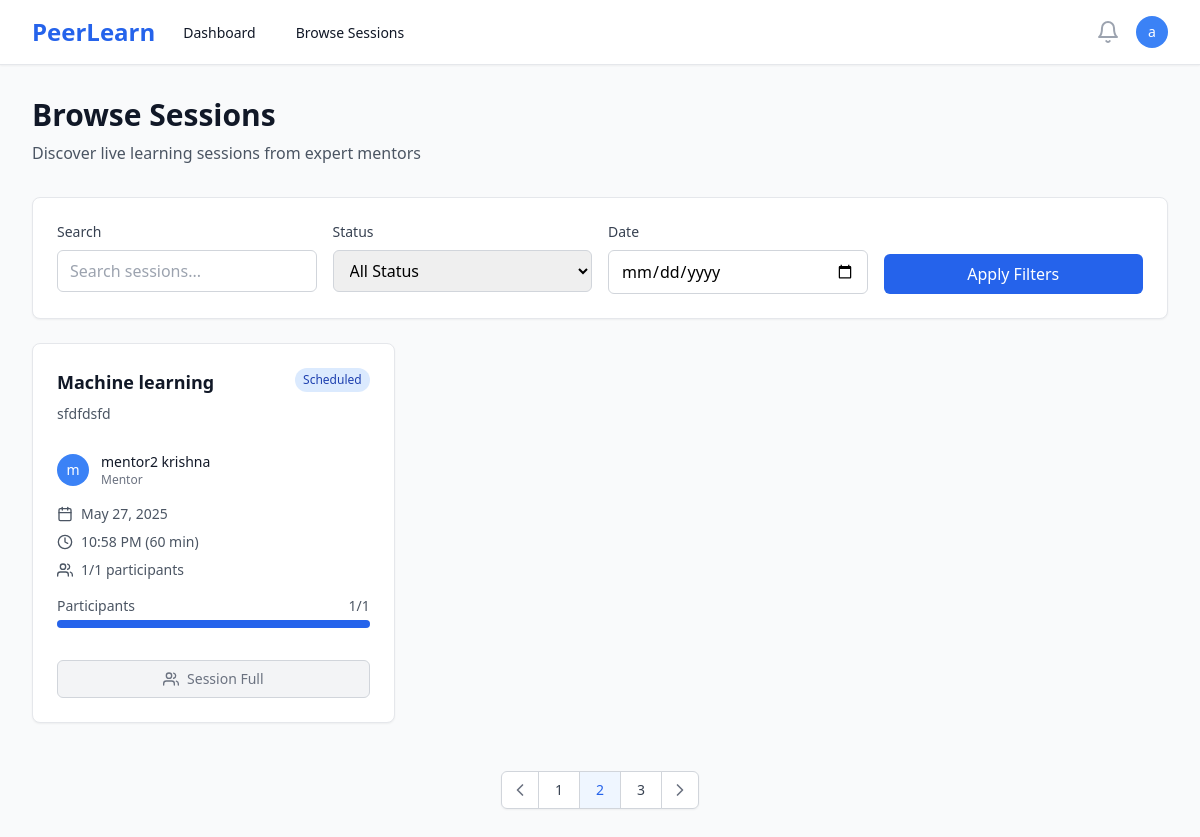
The app's page /sessions/ (signed in), older data.
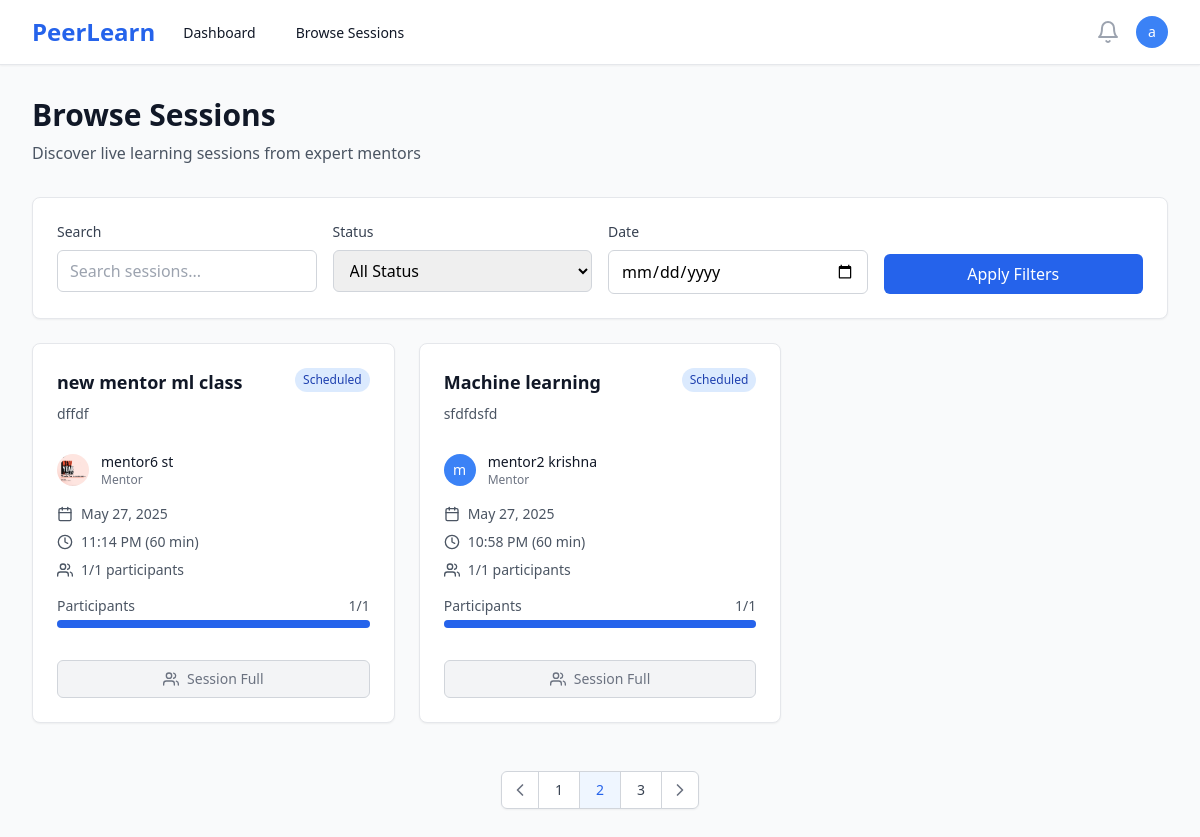
The same page, newer data.
### users/models.py (models this page shows, shortened)
class User(AbstractUser):
    ROLE_CHOICES = [
        ('mentor', 'Mentor'),
        ('learner', 'Learner'),
    ]
    id = models.UUIDField(primary_key=True, default=uuid.uuid4, editable=False)
    role = models.CharField(max_length=10, choices=ROLE_CHOICES, default='learner')
    bio = models.TextField(blank=True, null=True)
    skills = models.CharField(max_length=500, blank=True, help_text="Comma-separated skills for recommendation matching")
    interests = models.CharField(max_length=500, blank=True, help_text="Learning interests for AI recommendations")
    domain = models.CharField(max_length=100, blank=True, help_text="Learning domain/field")
    expertise = models.CharField(max_length=100, blank=True, help_text="Primary domain/area of expertise")
    career_goals = models.TextField(blank=True, help_text="Career aspirations for AI guidance")
    profile_image = models.ImageField(upload_to='profiles/', blank=True, null=True)
    created_at = models.DateTimeField(auto_now_add=True)
    updated_at = models.DateTimeField(auto_now=True)
    @property
    def is_mentor(self):
        return self.role == 'mentor'

### sessions/models.py (models this page shows, shortened)
class Session(models.Model):
    STATUS_CHOICES = [
        ('draft', 'Draft'),
        ('scheduled', 'Scheduled'),
        ('live', 'Live'),
        ('completed', 'Completed'),
        ('cancelled', 'Cancelled'),
    ]
    CATEGORY_CHOICES = [
        ('programming', 'Programming & Development'),
        ('data-science', 'Data Science & Analytics'),
        ('web-development', 'Web Development'),
        ('mobile-development', 'Mobile Development'),
        ('ai-ml', 'AI & Machine Learning'),
        ('design', 'UI/UX Design'),
        ('business', 'Business & Marketing'),
        ('language', 'Language Learning'),
        ('music', 'Music & Arts'),
        ('fitness', 'Health & Fitness'),
        ('other', 'Other'),
    ]
    id = models.UUIDField(primary_key=True, default=uuid.uuid4, editable=False)
    mentor = models.ForeignKey(User, on_delete=models.CASCADE, related_name='mentor_sessions')
    title = models.CharField(max_length=200)
    description = models.TextField()
    thumbnail = models.ImageField(upload_to='session_thumbnails/', blank=True, null=True, help_text="Session cover image")
    category = models.CharField(max_length=50, choices=CATEGORY_CHOICES, blank=True, help_text="Session category for recommendations")
    skills = models.TextField(blank=True, help_text="Comma-separated skills for ML matching")
    price = models.DecimalField(max_digits=8, decimal_places=2, null=True, blank=True, help_text="Price in INR, null for free sessions")
    schedule = models.DateTimeField()
    duration = models.IntegerField(help_text="Duration in minutes")
    max_participants = models.IntegerField(default=10)
    status = models.CharField(max_length=20, choices=STATUS_CHOICES, default='draft')
    created_at = models.DateTimeField(auto_now_add=True)
    updated_at = models.DateTimeField(auto_now=True)
    class Meta:
        ordering = ['-schedule']
    @property
    def current_participants(self):
        return self.bookings.filter(status='confirmed').count()
    @property
    def is_full(self):
        return self.current_participants >= self.max_participants

### sessions/views.py (the view)
# urls.py: path('', views.session_list, name='session_list'),
@login_required
def session_list(request):
    sessions = Session.objects.filter(
        status='scheduled',
        schedule__gt=timezone.now()
    ).select_related('mentor')
    return render(request, 'sessions/list.html', {'sessions': sessions})

### templates/sessions/list.html (shortened to what this page needs)
{% extends 'base.html' %}
{% block content %}
<div class="max-w-7xl mx-auto px-4 sm:px-6 lg:px-8 py-8">
    <div class="mb-8">
        <h1 class="text-3xl font-bold text-gray-900">Browse Sessions</h1>
        <p class="mt-2 text-gray-600">Discover live learning sessions from expert mentors</p>
    </div>
    <div class="bg-white rounded-lg shadow-sm border border-gray-200 p-6 mb-6">
        <div class="grid grid-cols-1 md:grid-cols-4 gap-4">
            <div>
                <label class="block text-sm font-medium text-gray-700 mb-2">Search</label>
                <input type="text"
                       placeholder="Search sessions..."
                       class="w-full px-3 py-2 border border-gray-300 rounded-md focus:ring-blue-500 focus:border-blue-500">
            </div>
            <div>
                <label class="block text-sm font-medium text-gray-700 mb-2">Status</label>
                <select class="w-full px-3 py-2 border border-gray-300 rounded-md focus:ring-blue-500 focus:border-blue-500">
                    <option value="">All Status</option>
                </select>
            </div>
            <div>
                <label class="block text-sm font-medium text-gray-700 mb-2">Date</label>
                <input type="date"
                       class="w-full px-3 py-2 border border-gray-300 rounded-md focus:ring-blue-500 focus:border-blue-500">
            </div>
            <div class="flex items-end">
                <button class="w-full px-4 py-2 bg-blue-600 text-white rounded-md hover:bg-blue-700 focus:outline-none focus:ring-2 focus:ring-offset-2 focus:ring-blue-500">
                    Apply Filters
                </button>
            </div>
        </div>
    </div>
    {% if sessions %}
    <div class="grid grid-cols-1 md:grid-cols-2 lg:grid-cols-3 gap-6">
        {% for session in sessions %}
        <div class="bg-white rounded-lg shadow-sm border border-gray-200 hover:shadow-md transition-shadow">
            <div class="p-6">
                <div class="flex items-start justify-between mb-4">
                    <div class="flex-1">
                        <h3 class="text-lg font-semibold text-gray-900 mb-2">
                            <a href="{% url 'session_detail' session.id %}" class="hover:text-blue-600">
                                {{ session.title }}
                            </a>
                        </h3>
                        <p class="text-sm text-gray-600 mb-3">{{ session.description|truncatewords:15 }}</p>
                    </div>
                    <span class="px-2 py-1 text-xs font-medium rounded-full flex-shrink-0
                                {% if session.status == 'scheduled' %}bg-blue-100 text-blue-800
                                {% elif session.status == 'live' %}bg-green-100 text-green-800
                                {% elif session.status == 'completed' %}bg-gray-100 text-gray-800
                                {% elif session.status == 'cancelled' %}bg-red-100 text-red-800
                                {% else %}bg-yellow-100 text-yellow-800{% endif %}">
                        {{ session.status|title }}
                    </span>
                </div>
                <div class="flex items-center mb-4">
                    {% if session.mentor.profile_image %}
                        <img class="h-8 w-8 rounded-full" src="{{ session.mentor.profile_image.url }}" alt="">
                    {% else %}
                        <div class="h-8 w-8 rounded-full bg-blue-500 flex items-center justify-center">
                            <span class="text-white text-sm font-medium">{{ session.mentor.first_name|first|default:session.mentor.username|first }}</span>
                        </div>
                    {% endif %}
                    <div class="ml-3">
                        <p class="text-sm font-medium text-gray-900">{{ session.mentor.get_full_name|default:session.mentor.username }}</p>
                        <p class="text-xs text-gray-500">Mentor</p>
                    </div>
                </div>
                <div class="space-y-2 text-sm text-gray-600 mb-4">
                    <div class="flex items-center">
                        <i data-feather="calendar" class="h-4 w-4 mr-2"></i>
                        {{ session.schedule|date:"M j, Y" }}
                    </div>
                    <div class="flex items-center">
                        <i data-feather="clock" class="h-4 w-4 mr-2"></i>
                        {{ session.schedule|time:"g:i A" }} ({{ session.duration }} min)
                    </div>
                    <div class="flex items-center">
                        <i data-feather="users" class="h-4 w-4 mr-2"></i>
                        {{ session.current_participants }}/{{ session.max_participants }} participants
                    </div>
                </div>
                <div class="mb-4">
                    <div class="flex justify-between text-sm text-gray-600 mb-1">
                        <span>Participants</span>
                        <span>{{ session.current_participants }}/{{ session.max_participants }}</span>
                    </div>
                    <div class="w-full bg-gray-200 rounded-full h-2">
                        <div class="bg-blue-600 h-2 rounded-full"
                             style="width: {% widthratio session.current_participants session.max_participants 100 %}%"></div>
                    </div>
                </div>
                <div class="pt-4">
                    {% if user.is_authenticated %}
                        {% if session.status == 'live' %}
                            <a href="{% url 'session_detail' session.id %}"
                               class="w-full inline-flex items-center justify-center px-4 py-2 border border-transparent text-sm font-medium rounded-md text-white bg-green-600 hover:bg-green-700">
                                <i data-feather="video" class="h-4 w-4 mr-2"></i>
                                Join Live Session
                            </a>
                        {% elif session.status == 'scheduled' %}
                            {% if session.is_full %}
                                <button disabled
                                        class="w-full inline-flex items-center justify-center px-4 py-2 border border-gray-300 text-sm font-medium rounded-md text-gray-500 bg-gray-100 cursor-not-allowed">
                                    <i data-feather="users" class="h-4 w-4 mr-2"></i>
                                    Session Full
                                </button>
                            {% else %}
                                <a href="{% url 'session_detail' session.id %}"
                                   class="w-full inline-flex items-center justify-center px-4 py-2 border border-transparent text-sm font-medium rounded-md text-white bg-blue-600 hover:bg-blue-700">
                                    <i data-feather="bookmark" class="h-4 w-4 mr-2"></i>
                                    View Details
                                </a>
                            {% endif %}
                        {% else %}
                            <a href="{% url 'session_detail' session.id %}"
                               class="w-full inline-flex items-center justify-center px-4 py-2 border border-gray-300 text-sm font-medium rounded-md text-gray-700 bg-white hover:bg-gray-50">
                                <i data-feather="eye" class="h-4 w-4 mr-2"></i>
                                View Details
                            </a>
                        {% endif %}
                    {% else %}
                        <a href="{% url 'login' %}"
                           class="w-full inline-flex items-center justify-center px-4 py-2 border border-transparent text-sm font-medium rounded-md text-white bg-blue-600 hover:bg-blue-700">
                            Login to Book
                        </a>
                    {% endif %}
                </div>
            </div>
        </div>
        {% endfor %}
    </div>
    <div class="mt-12 flex justify-center">
        <nav class="relative z-0 inline-flex rounded-md shadow-sm -space-x-px" aria-label="Pagination">
            <a href="#" class="relative inline-flex items-center px-2 py-2 rounded-l-md border border-gray-300 bg-white text-sm font-medium text-gray-500 hover:bg-gray-50">
                <i data-feather="chevron-left" class="h-5 w-5"></i>
            </a>
            <a href="#" class="relative inline-flex items-center px-4 py-2 border border-gray-300 bg-white text-sm font-medium text-gray-700 hover:bg-gray-50">
                1
            </a>
            <a href="#" class="relative inline-flex items-center px-4 py-2 border border-gray-300 bg-blue-50 text-sm font-medium text-blue-600">
                2
            </a>
            <a href="#" class="relative inline-flex items-center px-4 py-2 border border-gray-300 bg-white text-sm font-medium text-gray-700 hover:bg-gray-50">
                3
            </a>
            <a href="#" class="relative inline-flex items-center px-2 py-2 rounded-r-md border border-gray-300 bg-white text-sm font-medium text-gray-500 hover:bg-gray-50">
                <i data-feather="chevron-right" class="h-5 w-5"></i>
            </a>
        </nav>
    </div>
    {% endif %}
</div>
{% endblock %}

### templates/base.html (shortened to what this page needs)
<!DOCTYPE html>
<html lang="en" class="h-full bg-gray-50">
<head>
    <script src="https://cdn.tailwindcss.com"></script>
</head>
<body class="h-full">
    {% if user.is_authenticated %}
    <nav class="bg-white shadow-sm border-b border-gray-200" x-data="{ mobileMenuOpen: false }">
        <div class="max-w-7xl mx-auto px-4 sm:px-6 lg:px-8">
            <div class="flex justify-between h-16">
                <div class="flex">
                    <div class="flex-shrink-0 flex items-center">
                        <a href="{% url 'landing' %}" class="text-2xl font-bold text-blue-600">PeerLearn</a>
                    </div>
                    <div class="hidden sm:ml-6 sm:flex sm:space-x-8">
                        {% if user.is_mentor %}
                            <a href="{% url 'mentor_dashboard' %}" class="border-transparent text-gray-900 hover:text-blue-600 inline-flex items-center px-1 pt-1 border-b-2 text-sm font-medium">
                                Dashboard
                            </a>
                            <a href="{% url 'create_session' %}" class="border-transparent text-gray-900 hover:text-blue-600 inline-flex items-center px-1 pt-1 border-b-2 text-sm font-medium">
                                Create Session
                            </a>
                        {% else %}
                            <a href="{% url 'learner_dashboard' %}" class="border-transparent text-gray-900 hover:text-blue-600 inline-flex items-center px-1 pt-1 border-b-2 text-sm font-medium">
                                Dashboard
                            </a>
                            <a href="{% url 'session_list' %}" class="border-transparent text-gray-900 hover:text-blue-600 inline-flex items-center px-1 pt-1 border-b-2 text-sm font-medium">
                                Browse Sessions
                            </a>
                        {% endif %}
                    </div>
                </div>
                <div class="hidden sm:ml-6 sm:flex sm:items-center">
                    <button type="button" class="bg-white p-1 rounded-full text-gray-400 hover:text-gray-500 focus:outline-none focus:ring-2 focus:ring-offset-2 focus:ring-blue-500">
                        <i data-feather="bell" class="h-6 w-6"></i>
                    </button>
                    <div class="ml-3 relative" x-data="{ open: false }">
                        <div>
                            <button @click="open = !open" type="button" class="bg-white rounded-full flex text-sm focus:outline-none focus:ring-2 focus:ring-offset-2 focus:ring-blue-500" id="user-menu-button">
                                <div class="h-8 w-8 rounded-full bg-blue-500 flex items-center justify-center">
                                    <span class="text-white text-sm font-medium">{{ user.first_name|first|default:user.username|first }}</span>
                                </div>
                            </button>
                        </div>
                    </div>
                </div>
            </div>
        </div>
    </nav>
    {% endif %}
    <main class="{% if user.is_authenticated %}pt-0{% else %}pt-0{% endif %}">
        {% block content %}{% endblock %}
    </main>
</body>
</html>

Row changes from the older to the newer data that the page shows:
added Session: title "new mentor ml class", description "dffdf", status "Scheduled", mentor.profile_image (picture), mentor.get_full_name "mentor6 st", schedule "May 27, 2025", schedule "11:14 PM", duration "60", current_participants "1", max_participants "1", shows "Session Full"
